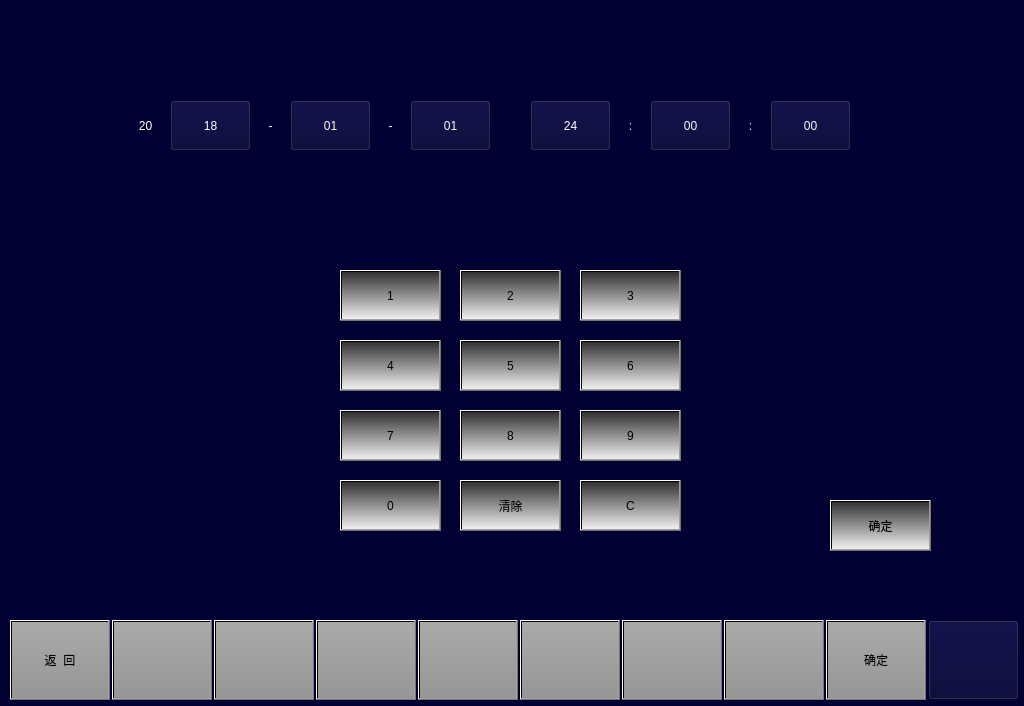
<?xml version="1.0" encoding="UTF-8"?>
<ui version="4.0">
 <class>VehicleMTTimeSetPage</class>
 <widget class="QWidget" name="VehicleMTTimeSetPage">
  <property name="geometry">
   <rect>
    <x>0</x>
    <y>0</y>
    <width>1024</width>
    <height>706</height>
   </rect>
  </property>
  <property name="windowTitle">
   <string>Form</string>
  </property>
  <property name="styleSheet">
   <string notr="true">QWidget
{
	background-color:rgb(0,0,50);
}</string>
  </property>
  <widget class="QPushButton" name="BTNNum1">
   <property name="geometry">
    <rect>
     <x>340</x>
     <y>270</y>
     <width>101</width>
     <height>51</height>
    </rect>
   </property>
   <property name="focusPolicy">
    <enum>Qt::NoFocus</enum>
   </property>
   <property name="styleSheet">
    <string notr="true">font: 20px, &quot;微软雅黑&quot;;
color: black;
background:qlineargradient(spread:pad,x1:0,y1:0,x2:0,y2:1,stop:0 rgba(50,50,50,255),stop:1 rgba(240,240,240,255));</string>
   </property>
   <property name="text">
    <string>1</string>
   </property>
  </widget>
  <widget class="QPushButton" name="BTNNum4">
   <property name="geometry">
    <rect>
     <x>340</x>
     <y>340</y>
     <width>101</width>
     <height>51</height>
    </rect>
   </property>
   <property name="focusPolicy">
    <enum>Qt::NoFocus</enum>
   </property>
   <property name="styleSheet">
    <string notr="true">font: 20px, &quot;微软雅黑&quot;;
color: black;
background:qlineargradient(spread:pad,x1:0,y1:0,x2:0,y2:1,stop:0 rgba(50,50,50,255),stop:1 rgba(240,240,240,255));</string>
   </property>
   <property name="text">
    <string>4</string>
   </property>
  </widget>
  <widget class="QPushButton" name="BTNNum9">
   <property name="geometry">
    <rect>
     <x>580</x>
     <y>410</y>
     <width>101</width>
     <height>51</height>
    </rect>
   </property>
   <property name="focusPolicy">
    <enum>Qt::NoFocus</enum>
   </property>
   <property name="styleSheet">
    <string notr="true">font: 20px, &quot;微软雅黑&quot;;
color: black;
background:qlineargradient(spread:pad,x1:0,y1:0,x2:0,y2:1,stop:0 rgba(50,50,50,255),stop:1 rgba(240,240,240,255));</string>
   </property>
   <property name="text">
    <string>9</string>
   </property>
  </widget>
  <widget class="QPushButton" name="BTNNum0">
   <property name="geometry">
    <rect>
     <x>340</x>
     <y>480</y>
     <width>101</width>
     <height>51</height>
    </rect>
   </property>
   <property name="focusPolicy">
    <enum>Qt::NoFocus</enum>
   </property>
   <property name="styleSheet">
    <string notr="true">font: 20px, &quot;微软雅黑&quot;;
color: black;
background:qlineargradient(spread:pad,x1:0,y1:0,x2:0,y2:1,stop:0 rgba(50,50,50,255),stop:1 rgba(240,240,240,255));</string>
   </property>
   <property name="text">
    <string>0</string>
   </property>
  </widget>
  <widget class="QPushButton" name="BTNNum7">
   <property name="geometry">
    <rect>
     <x>340</x>
     <y>410</y>
     <width>101</width>
     <height>51</height>
    </rect>
   </property>
   <property name="focusPolicy">
    <enum>Qt::NoFocus</enum>
   </property>
   <property name="styleSheet">
    <string notr="true">font: 20px, &quot;微软雅黑&quot;;
color: black;
background:qlineargradient(spread:pad,x1:0,y1:0,x2:0,y2:1,stop:0 rgba(50,50,50,255),stop:1 rgba(240,240,240,255));</string>
   </property>
   <property name="text">
    <string>7</string>
   </property>
  </widget>
  <widget class="QPushButton" name="BTNNum8">
   <property name="geometry">
    <rect>
     <x>460</x>
     <y>410</y>
     <width>101</width>
     <height>51</height>
    </rect>
   </property>
   <property name="focusPolicy">
    <enum>Qt::NoFocus</enum>
   </property>
   <property name="styleSheet">
    <string notr="true">font: 20px, &quot;微软雅黑&quot;;
color: black;
background:qlineargradient(spread:pad,x1:0,y1:0,x2:0,y2:1,stop:0 rgba(50,50,50,255),stop:1 rgba(240,240,240,255));</string>
   </property>
   <property name="text">
    <string>8</string>
   </property>
  </widget>
  <widget class="QPushButton" name="BTNNumClear">
   <property name="geometry">
    <rect>
     <x>460</x>
     <y>480</y>
     <width>101</width>
     <height>51</height>
    </rect>
   </property>
   <property name="focusPolicy">
    <enum>Qt::NoFocus</enum>
   </property>
   <property name="styleSheet">
    <string notr="true">font: 20px, &quot;微软雅黑&quot;;
color: black;
background:qlineargradient(spread:pad,x1:0,y1:0,x2:0,y2:1,stop:0 rgba(50,50,50,255),stop:1 rgba(240,240,240,255));</string>
   </property>
   <property name="text">
    <string>清除</string>
   </property>
  </widget>
  <widget class="QPushButton" name="BTNNum2">
   <property name="geometry">
    <rect>
     <x>460</x>
     <y>270</y>
     <width>101</width>
     <height>51</height>
    </rect>
   </property>
   <property name="focusPolicy">
    <enum>Qt::NoFocus</enum>
   </property>
   <property name="styleSheet">
    <string notr="true">font: 20px, &quot;微软雅黑&quot;;
color: black;
background:qlineargradient(spread:pad,x1:0,y1:0,x2:0,y2:1,stop:0 rgba(50,50,50,255),stop:1 rgba(240,240,240,255));</string>
   </property>
   <property name="text">
    <string>2</string>
   </property>
  </widget>
  <widget class="QPushButton" name="BTNNum5">
   <property name="geometry">
    <rect>
     <x>460</x>
     <y>340</y>
     <width>101</width>
     <height>51</height>
    </rect>
   </property>
   <property name="focusPolicy">
    <enum>Qt::NoFocus</enum>
   </property>
   <property name="styleSheet">
    <string notr="true">font: 20px, &quot;微软雅黑&quot;;
color: black;
background:qlineargradient(spread:pad,x1:0,y1:0,x2:0,y2:1,stop:0 rgba(50,50,50,255),stop:1 rgba(240,240,240,255));</string>
   </property>
   <property name="text">
    <string>5</string>
   </property>
  </widget>
  <widget class="QPushButton" name="BTNNum3">
   <property name="geometry">
    <rect>
     <x>580</x>
     <y>270</y>
     <width>101</width>
     <height>51</height>
    </rect>
   </property>
   <property name="focusPolicy">
    <enum>Qt::NoFocus</enum>
   </property>
   <property name="styleSheet">
    <string notr="true">font: 20px, &quot;微软雅黑&quot;;
color: black;
background:qlineargradient(spread:pad,x1:0,y1:0,x2:0,y2:1,stop:0 rgba(50,50,50,255),stop:1 rgba(240,240,240,255));</string>
   </property>
   <property name="text">
    <string>3</string>
   </property>
  </widget>
  <widget class="QPushButton" name="BTNNum6">
   <property name="geometry">
    <rect>
     <x>580</x>
     <y>340</y>
     <width>101</width>
     <height>51</height>
    </rect>
   </property>
   <property name="focusPolicy">
    <enum>Qt::NoFocus</enum>
   </property>
   <property name="styleSheet">
    <string notr="true">font: 20px, &quot;微软雅黑&quot;;
color: black;
background:qlineargradient(spread:pad,x1:0,y1:0,x2:0,y2:1,stop:0 rgba(50,50,50,255),stop:1 rgba(240,240,240,255));</string>
   </property>
   <property name="text">
    <string>6</string>
   </property>
  </widget>
  <widget class="QPushButton" name="BTNNumC">
   <property name="geometry">
    <rect>
     <x>580</x>
     <y>480</y>
     <width>101</width>
     <height>51</height>
    </rect>
   </property>
   <property name="focusPolicy">
    <enum>Qt::NoFocus</enum>
   </property>
   <property name="styleSheet">
    <string notr="true">font: 20px, &quot;微软雅黑&quot;;
color: black;
background:qlineargradient(spread:pad,x1:0,y1:0,x2:0,y2:1,stop:0 rgba(50,50,50,255),stop:1 rgba(240,240,240,255));</string>
   </property>
   <property name="text">
    <string>C</string>
   </property>
  </widget>
  <widget class="QPushButton" name="BTN_year">
   <property name="geometry">
    <rect>
     <x>170</x>
     <y>100</y>
     <width>81</width>
     <height>51</height>
    </rect>
   </property>
   <property name="styleSheet">
    <string notr="true">font: 24px, &quot;微软雅黑&quot;;
color: rgb(255, 255, 255);
</string>
   </property>
   <property name="text">
    <string>18</string>
   </property>
  </widget>
  <widget class="QPushButton" name="BTN8">
   <property name="geometry">
    <rect>
     <x>724</x>
     <y>620</y>
     <width>100</width>
     <height>80</height>
    </rect>
   </property>
   <property name="focusPolicy">
    <enum>Qt::NoFocus</enum>
   </property>
   <property name="styleSheet">
    <string notr="true">	font: 20px, &quot;微软雅黑&quot;;
    color: black;
	transparent;background:qlineargradient(spread:pad,x1:0,y1:0,x2:0,y2:1,stop:0 rgba(170,170,170,255),stop:1 rgba(150,150,150,255));
</string>
   </property>
   <property name="text">
    <string/>
   </property>
  </widget>
  <widget class="QPushButton" name="BTN2">
   <property name="geometry">
    <rect>
     <x>112</x>
     <y>620</y>
     <width>100</width>
     <height>80</height>
    </rect>
   </property>
   <property name="focusPolicy">
    <enum>Qt::NoFocus</enum>
   </property>
   <property name="styleSheet">
    <string notr="true">font: 20px, &quot;微软雅黑&quot;;color: black;transparent;background:qlineargradient(spread:pad,x1:0,y1:0,x2:0,y2:1,stop:0 rgba(170,170,170,255),stop:1 rgba(150,150,150,255));</string>
   </property>
   <property name="text">
    <string/>
   </property>
  </widget>
  <widget class="QPushButton" name="BTNHome">
   <property name="geometry">
    <rect>
     <x>928</x>
     <y>620</y>
     <width>91</width>
     <height>80</height>
    </rect>
   </property>
   <property name="focusPolicy">
    <enum>Qt::NoFocus</enum>
   </property>
   <property name="styleSheet">
    <string notr="true">border-image: url(:/images/image/Home.png);</string>
   </property>
   <property name="text">
    <string/>
   </property>
  </widget>
  <widget class="QPushButton" name="BTN5">
   <property name="geometry">
    <rect>
     <x>418</x>
     <y>620</y>
     <width>100</width>
     <height>80</height>
    </rect>
   </property>
   <property name="focusPolicy">
    <enum>Qt::NoFocus</enum>
   </property>
   <property name="styleSheet">
    <string notr="true">	font: 20px, &quot;微软雅黑&quot;;
    color: black;
	transparent;background:qlineargradient(spread:pad,x1:0,y1:0,x2:0,y2:1,stop:0 rgba(170,170,170,255),stop:1 rgba(150,150,150,255));
</string>
   </property>
   <property name="text">
    <string/>
   </property>
  </widget>
  <widget class="QPushButton" name="BTN7">
   <property name="geometry">
    <rect>
     <x>622</x>
     <y>620</y>
     <width>100</width>
     <height>80</height>
    </rect>
   </property>
   <property name="focusPolicy">
    <enum>Qt::NoFocus</enum>
   </property>
   <property name="styleSheet">
    <string notr="true">	font: 20px, &quot;微软雅黑&quot;;
    color: black;
	transparent;background:qlineargradient(spread:pad,x1:0,y1:0,x2:0,y2:1,stop:0 rgba(170,170,170,255),stop:1 rgba(150,150,150,255));
</string>
   </property>
   <property name="text">
    <string/>
   </property>
  </widget>
  <widget class="QPushButton" name="BTN1back">
   <property name="geometry">
    <rect>
     <x>10</x>
     <y>620</y>
     <width>100</width>
     <height>80</height>
    </rect>
   </property>
   <property name="focusPolicy">
    <enum>Qt::NoFocus</enum>
   </property>
   <property name="styleSheet">
    <string notr="true">font: 20px, &quot;微软雅黑&quot;;color: black;transparent;background:qlineargradient(spread:pad,x1:0,y1:0,x2:0,y2:1,stop:0 rgba(170,170,170,255),stop:1 rgba(150,150,150,255));</string>
   </property>
   <property name="text">
    <string>返  回</string>
   </property>
  </widget>
  <widget class="QPushButton" name="BTN9OK">
   <property name="geometry">
    <rect>
     <x>826</x>
     <y>620</y>
     <width>100</width>
     <height>80</height>
    </rect>
   </property>
   <property name="focusPolicy">
    <enum>Qt::NoFocus</enum>
   </property>
   <property name="styleSheet">
    <string notr="true">	font: 20px, &quot;微软雅黑&quot;;
    color: black;
	transparent;background:qlineargradient(spread:pad,x1:0,y1:0,x2:0,y2:1,stop:0 rgba(170,170,170,255),stop:1 rgba(150,150,150,255));
</string>
   </property>
   <property name="text">
    <string>确定</string>
   </property>
  </widget>
  <widget class="QPushButton" name="BTN4">
   <property name="geometry">
    <rect>
     <x>316</x>
     <y>620</y>
     <width>100</width>
     <height>80</height>
    </rect>
   </property>
   <property name="focusPolicy">
    <enum>Qt::NoFocus</enum>
   </property>
   <property name="styleSheet">
    <string notr="true">	font: 20px, &quot;微软雅黑&quot;;
    color: black;
	transparent;background:qlineargradient(spread:pad,x1:0,y1:0,x2:0,y2:1,stop:0 rgba(170,170,170,255),stop:1 rgba(150,150,150,255));
</string>
   </property>
   <property name="text">
    <string/>
   </property>
  </widget>
  <widget class="QPushButton" name="BTN6">
   <property name="geometry">
    <rect>
     <x>520</x>
     <y>620</y>
     <width>100</width>
     <height>80</height>
    </rect>
   </property>
   <property name="focusPolicy">
    <enum>Qt::NoFocus</enum>
   </property>
   <property name="styleSheet">
    <string notr="true">	font: 20px, &quot;微软雅黑&quot;;
    color: black;
	transparent;background:qlineargradient(spread:pad,x1:0,y1:0,x2:0,y2:1,stop:0 rgba(170,170,170,255),stop:1 rgba(150,150,150,255));
</string>
   </property>
   <property name="text">
    <string/>
   </property>
  </widget>
  <widget class="QPushButton" name="BTN3">
   <property name="geometry">
    <rect>
     <x>214</x>
     <y>620</y>
     <width>100</width>
     <height>80</height>
    </rect>
   </property>
   <property name="focusPolicy">
    <enum>Qt::NoFocus</enum>
   </property>
   <property name="styleSheet">
    <string notr="true">	font: 20px, &quot;微软雅黑&quot;;
    color: black;
	transparent;background:qlineargradient(spread:pad,x1:0,y1:0,x2:0,y2:1,stop:0 rgba(170,170,170,255),stop:1 rgba(150,150,150,255));
</string>
   </property>
   <property name="text">
    <string/>
   </property>
  </widget>
  <widget class="QLabel" name="lbl_Year">
   <property name="geometry">
    <rect>
     <x>130</x>
     <y>100</y>
     <width>31</width>
     <height>51</height>
    </rect>
   </property>
   <property name="styleSheet">
    <string notr="true">font: 24px, &quot;微软雅黑&quot;;
color: rgb(255, 255, 255);</string>
   </property>
   <property name="text">
    <string>20</string>
   </property>
   <property name="alignment">
    <set>Qt::AlignCenter</set>
   </property>
  </widget>
  <widget class="QLabel" name="lbl_1">
   <property name="geometry">
    <rect>
     <x>260</x>
     <y>100</y>
     <width>21</width>
     <height>51</height>
    </rect>
   </property>
   <property name="styleSheet">
    <string notr="true">font: 24px, &quot;微软雅黑&quot;;
color: rgb(255, 255, 255);</string>
   </property>
   <property name="text">
    <string>-</string>
   </property>
   <property name="alignment">
    <set>Qt::AlignCenter</set>
   </property>
  </widget>
  <widget class="QPushButton" name="BTN_month">
   <property name="geometry">
    <rect>
     <x>290</x>
     <y>100</y>
     <width>81</width>
     <height>51</height>
    </rect>
   </property>
   <property name="styleSheet">
    <string notr="true">font: 24px, &quot;微软雅黑&quot;;
color: rgb(255, 255, 255);
</string>
   </property>
   <property name="text">
    <string>01</string>
   </property>
  </widget>
  <widget class="QPushButton" name="BTN_day">
   <property name="geometry">
    <rect>
     <x>410</x>
     <y>100</y>
     <width>81</width>
     <height>51</height>
    </rect>
   </property>
   <property name="styleSheet">
    <string notr="true">font: 24px, &quot;微软雅黑&quot;;
color: rgb(255, 255, 255);
</string>
   </property>
   <property name="text">
    <string>01</string>
   </property>
  </widget>
  <widget class="QLabel" name="lbl_2">
   <property name="geometry">
    <rect>
     <x>380</x>
     <y>100</y>
     <width>21</width>
     <height>51</height>
    </rect>
   </property>
   <property name="styleSheet">
    <string notr="true">font: 24px, &quot;微软雅黑&quot;;
color: rgb(255, 255, 255);</string>
   </property>
   <property name="text">
    <string>-</string>
   </property>
   <property name="alignment">
    <set>Qt::AlignCenter</set>
   </property>
  </widget>
  <widget class="QPushButton" name="BTN_hour">
   <property name="geometry">
    <rect>
     <x>530</x>
     <y>100</y>
     <width>81</width>
     <height>51</height>
    </rect>
   </property>
   <property name="styleSheet">
    <string notr="true">font: 24px, &quot;微软雅黑&quot;;
color: rgb(255, 255, 255);
</string>
   </property>
   <property name="text">
    <string>24</string>
   </property>
  </widget>
  <widget class="QLabel" name="lbl_3">
   <property name="geometry">
    <rect>
     <x>620</x>
     <y>100</y>
     <width>21</width>
     <height>51</height>
    </rect>
   </property>
   <property name="styleSheet">
    <string notr="true">font: 24px, &quot;微软雅黑&quot;;
color: rgb(255, 255, 255);</string>
   </property>
   <property name="text">
    <string>:</string>
   </property>
   <property name="alignment">
    <set>Qt::AlignCenter</set>
   </property>
  </widget>
  <widget class="QPushButton" name="BTN_minute">
   <property name="geometry">
    <rect>
     <x>650</x>
     <y>100</y>
     <width>81</width>
     <height>51</height>
    </rect>
   </property>
   <property name="styleSheet">
    <string notr="true">font: 24px, &quot;微软雅黑&quot;;
color: rgb(255, 255, 255);
</string>
   </property>
   <property name="text">
    <string>00</string>
   </property>
  </widget>
  <widget class="QLabel" name="lbl_4">
   <property name="geometry">
    <rect>
     <x>740</x>
     <y>100</y>
     <width>21</width>
     <height>51</height>
    </rect>
   </property>
   <property name="styleSheet">
    <string notr="true">font: 24px, &quot;微软雅黑&quot;;
color: rgb(255, 255, 255);</string>
   </property>
   <property name="text">
    <string>:</string>
   </property>
   <property name="alignment">
    <set>Qt::AlignCenter</set>
   </property>
  </widget>
  <widget class="QPushButton" name="BTN_second">
   <property name="geometry">
    <rect>
     <x>770</x>
     <y>100</y>
     <width>81</width>
     <height>51</height>
    </rect>
   </property>
   <property name="styleSheet">
    <string notr="true">font: 24px, &quot;微软雅黑&quot;;
color: rgb(255, 255, 255);
</string>
   </property>
   <property name="text">
    <string>00</string>
   </property>
  </widget>
  <widget class="QPushButton" name="BTN9OK22">
   <property name="geometry">
    <rect>
     <x>830</x>
     <y>500</y>
     <width>101</width>
     <height>51</height>
    </rect>
   </property>
   <property name="focusPolicy">
    <enum>Qt::NoFocus</enum>
   </property>
   <property name="styleSheet">
    <string notr="true">font: 20px, &quot;微软雅黑&quot;;
color: black;
background:qlineargradient(spread:pad,x1:0,y1:0,x2:0,y2:1,stop:0 rgba(50,50,50,255),stop:1 rgba(240,240,240,255));</string>
   </property>
   <property name="text">
    <string>确定</string>
   </property>
  </widget>
 </widget>
 <resources/>
 <connections/>
</ui>
